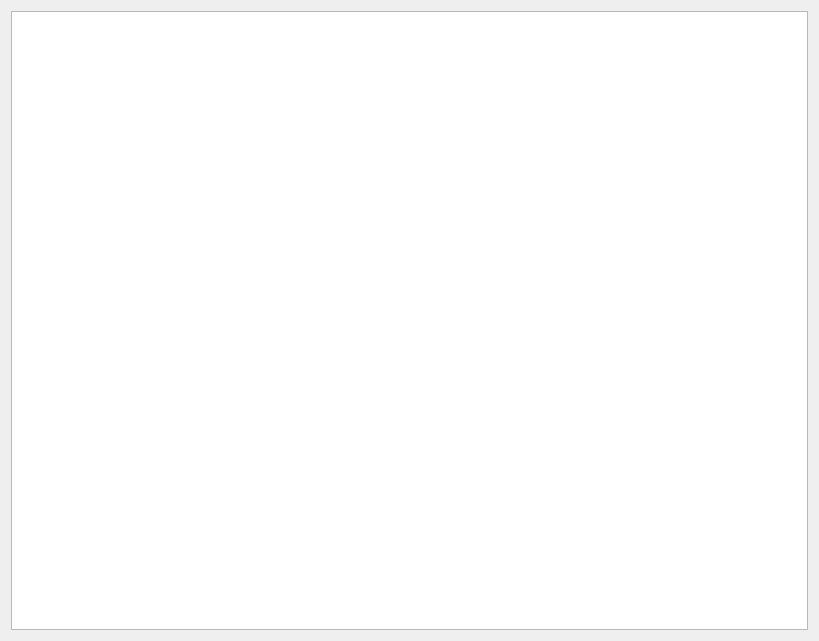
<?xml version="1.0" encoding="UTF-8"?>
<ui version="4.0">
 <class>Library</class>
 <widget class="QWidget" name="Library">
  <property name="geometry">
   <rect>
    <x>0</x>
    <y>0</y>
    <width>819</width>
    <height>641</height>
   </rect>
  </property>
  <property name="windowTitle">
   <string>Form</string>
  </property>
  <layout class="QVBoxLayout" name="verticalLayout">
   <item>
    <widget class="QTreeView" name="treeView"/>
   </item>
  </layout>
 </widget>
 <resources/>
 <connections/>
</ui>
